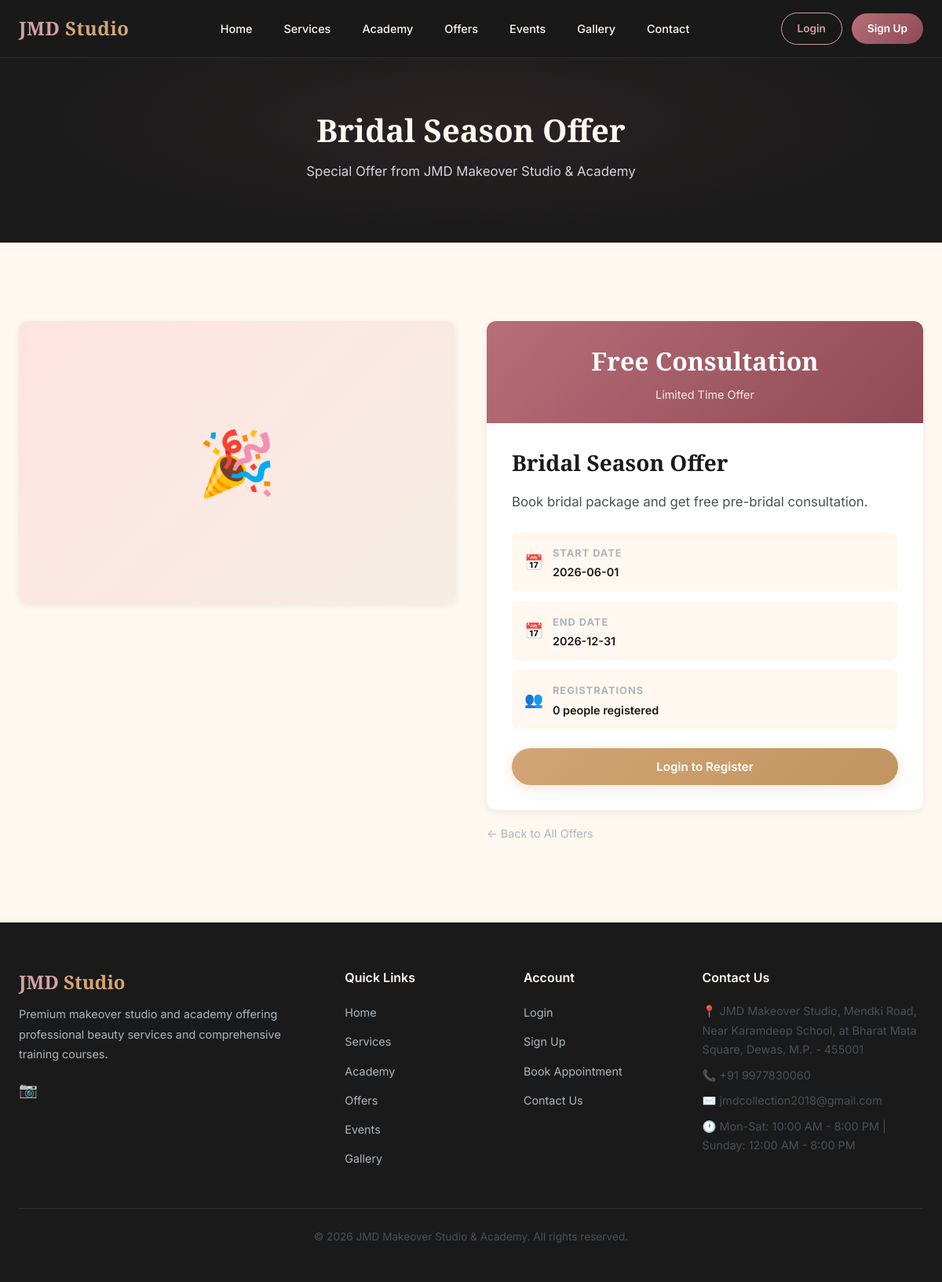
Page /offer/2 on the committed database.
### tables this page shows
CREATE TABLE offers (
        id INTEGER PRIMARY KEY AUTOINCREMENT,
        title TEXT NOT NULL,
        description TEXT,
        discount TEXT,
        start_date TEXT,
        end_date TEXT,
        image TEXT,
        is_active INTEGER DEFAULT 1,
        created_at TIMESTAMP DEFAULT CURRENT_TIMESTAMP
    );

CREATE TABLE site_settings (
    key TEXT PRIMARY KEY,
    value TEXT
);

### app.py (the view)
@app.route('/offer/<int:id>')
def offer_detail(id):
    db = get_db()
    offer = db.execute('SELECT * FROM offers WHERE id = ? AND is_active = 1', (id,)).fetchone()
    if not offer:
        flash('Offer not found.', 'error')
        return redirect(url_for('offers'))
    registrations = db.execute('SELECT COUNT(*) FROM offer_registrations WHERE offer_id = ?', (id,)).fetchone()[0]
    return render_template('offer_detail.html', offer=offer, registrations=registrations)

### app.py (called while the page is built)
def get_db():
    if 'db' not in g:
        g.db = sqlite3.connect(DB_NAME)
        g.db.row_factory = sqlite3.Row
    return g.db

def get_settings():
    db = get_db()
    rows = db.execute('SELECT key, value FROM site_settings').fetchall()
    return {row['key']: row['value'] for row in rows}

@app.context_processor
def inject_user():
    user = None
    unread_count = 0
    if 'user_id' in session:
        db = get_db()
        user = db.execute('SELECT * FROM users WHERE id = ?', (session['user_id'],)).fetchone()
        unread_count = db.execute('SELECT COUNT(*) FROM notifications WHERE user_id = ? AND is_read = 0',
                                  (session['user_id'],)).fetchone()[0]
    settings = get_settings()
    return dict(current_user=user, unread_count=unread_count, site=settings)

### templates/offer_detail.html (shortened to what this page needs)
{% extends 'base.html' %}
{% block content %}
<div class="page-header">
    <div class="container">
        <h1>{{ offer.title }}</h1>
        <p>Special Offer from JMD Makeover Studio & Academy</p>
    </div>
</div>
<section class="section">
    <div class="container">
        <div class="offer-detail-grid" style="display: grid; grid-template-columns: 1fr 1fr; gap: 40px; align-items: start;">
            <div class="card" style="overflow: hidden;">
                <div class="card-image" style="height: 360px;">
                    {% if offer.image %}
                    <img src="{{ url_for('static', filename='uploads/' + offer.image) }}" alt="{{ offer.title }}" style="width:100%;height:100%;object-fit:cover;">
                    {% else %}
                    <div style="width:100%;height:100%;display:flex;align-items:center;justify-content:center;background:linear-gradient(135deg, var(--soft-pink), var(--cream-dark));">
                        <span style="font-size: 5rem;">🎉</span>
                    </div>
                    {% endif %}
                </div>
            </div>
            <div>
                <div class="card" style="padding: 0; overflow: hidden;">
                    <div style="background: linear-gradient(135deg, var(--rose-gold), var(--rose-gold-dark)); padding: 24px 32px; text-align: center;">
                        <span style="font-size: 2rem; font-weight: 700; color: var(--white); font-family: var(--font-heading);">{{ offer.discount }}</span>
                        <p style="color: rgba(255,255,255,0.85); margin: 4px 0 0; font-size: 0.9rem;">Limited Time Offer</p>
                    </div>
                    <div class="card-body" style="padding: 32px;">
                        <h2 style="margin-bottom: 16px; font-size: 1.75rem;">{{ offer.title }}</h2>
                        <p style="font-size: 1.05rem; line-height: 1.8; color: var(--gray-700); margin-bottom: 24px;">{{ offer.description }}</p>
                        <div style="display: flex; flex-direction: column; gap: 12px; margin-bottom: 24px;">
                            <div style="display: flex; align-items: center; gap: 12px; padding: 12px 16px; background: var(--cream); border-radius: var(--radius-sm);">
                                <span style="font-size: 1.2rem;">📅</span>
                                <div>
                                    <strong style="font-size: 0.8rem; color: var(--gray-500); text-transform: uppercase; letter-spacing: 1px;">Start Date</strong>
                                    <p style="margin: 0; font-weight: 600; color: var(--black);">{{ offer.start_date }}</p>
                                </div>
                            </div>
                            <div style="display: flex; align-items: center; gap: 12px; padding: 12px 16px; background: var(--cream); border-radius: var(--radius-sm);">
                                <span style="font-size: 1.2rem;">📅</span>
                                <div>
                                    <strong style="font-size: 0.8rem; color: var(--gray-500); text-transform: uppercase; letter-spacing: 1px;">End Date</strong>
                                    <p style="margin: 0; font-weight: 600; color: var(--black);">{{ offer.end_date }}</p>
                                </div>
                            </div>
                            <div style="display: flex; align-items: center; gap: 12px; padding: 12px 16px; background: var(--cream); border-radius: var(--radius-sm);">
                                <span style="font-size: 1.2rem;">👥</span>
                                <div>
                                    <strong style="font-size: 0.8rem; color: var(--gray-500); text-transform: uppercase; letter-spacing: 1px;">Registrations</strong>
                                    <p style="margin: 0; font-weight: 600; color: var(--black);">{{ registrations }} people registered</p>
                                </div>
                            </div>
                        </div>
                        {% if current_user %}
                        <form action="{{ url_for('register_offer', id=offer.id) }}" method="POST">
                            <button type="submit" class="btn btn-gold btn-block" style="padding: 16px;">🎉 Register for This Offer</button>
                        </form>
                        {% else %}
                        <a href="{{ url_for('login') }}" class="btn btn-gold btn-block" style="padding: 16px;">Login to Register</a>
                        {% endif %}
                    </div>
                </div>
                <div class="mt-2">
                    <a href="{{ url_for('offers') }}" style="color: var(--gray-500); font-size: 0.9rem;">← Back to All Offers</a>
                </div>
            </div>
        </div>
    </div>
</section>
{% endblock %}

### templates/base.html (shortened to what this page needs)
<!DOCTYPE html>
<html lang="en">
<head>
    <link rel="stylesheet" href="{{ url_for('static', filename='css/style.css') }}">
</head>
<body>
    <nav class="navbar" id="navbar">
        <div class="container">
            <a href="{{ url_for('home') }}" class="nav-brand">
                <span class="logo-text">JMD <span>Studio</span></span>
            </a>
            <ul class="nav-links" id="nav-links">
                <li><a href="{{ url_for('home') }}" class="{% if request.endpoint == 'home' %}active{% endif %}">Home</a></li>
                <li><a href="{{ url_for('services') }}" class="{% if request.endpoint == 'services' %}active{% endif %}">Services</a></li>
                <li><a href="{{ url_for('academy') }}" class="{% if request.endpoint == 'academy' %}active{% endif %}">Academy</a></li>
                <li><a href="{{ url_for('offers') }}" class="{% if request.endpoint == 'offers' %}active{% endif %}">Offers</a></li>
                <li><a href="{{ url_for('events') }}" class="{% if request.endpoint in ['events', 'event_detail'] %}active{% endif %}">Events</a></li>
                <li><a href="{{ url_for('gallery') }}" class="{% if request.endpoint == 'gallery' %}active{% endif %}">Gallery</a></li>
                <li><a href="{{ url_for('contact') }}" class="{% if request.endpoint == 'contact' %}active{% endif %}">Contact</a></li>
            </ul>
            <div class="nav-auth" id="nav-auth">
                {% if current_user %}
                    <a href="{{ url_for('user_dashboard') }}" class="btn-nav btn-nav-outline">Dashboard</a>
                    <a href="{{ url_for('logout') }}" class="btn-nav btn-nav-solid">Logout</a>
                {% else %}
                    <a href="{{ url_for('login') }}" class="btn-nav btn-nav-outline">Login</a>
                    <a href="{{ url_for('signup') }}" class="btn-nav btn-nav-solid">Sign Up</a>
                {% endif %}
            </div>
        </div>
    </nav>
    <main>
        {% block content %}{% endblock %}
    </main>
    {% block footer %}
    <footer class="footer">
        <div class="container">
            <div class="footer-grid">
                <div class="footer-brand">
                    <h3>JMD <span>Studio</span></h3>
                    <p>{{ site.get('about_text', 'Premium makeover studio and academy.') }}</p>
                    {% if site.get('instagram') or site.get('facebook') or site.get('youtube') %}
                    <div style="margin-top: 12px; display: flex; gap: 12px;">
                        {% if site.get('instagram') %}<a href="{{ site.instagram }}" target="_blank" style="color: var(--rose-gold); font-size: 1.2rem;">📷</a>{% endif %}
                    </div>
                    {% endif %}
                </div>
                <div>
                    <h4>Quick Links</h4>
                    <ul class="footer-links">
                        <li><a href="{{ url_for('home') }}">Home</a></li>
                        <li><a href="{{ url_for('services') }}">Services</a></li>
                        <li><a href="{{ url_for('academy') }}">Academy</a></li>
                        <li><a href="{{ url_for('offers') }}">Offers</a></li>
                        <li><a href="{{ url_for('events') }}">Events</a></li>
                        <li><a href="{{ url_for('gallery') }}">Gallery</a></li>
                    </ul>
                </div>
                <div>
                    <h4>Account</h4>
                    <ul class="footer-links">
                        <li><a href="{{ url_for('login') }}">Login</a></li>
                        <li><a href="{{ url_for('signup') }}">Sign Up</a></li>
                        <li><a href="{{ url_for('book_appointment') }}">Book Appointment</a></li>
                        <li><a href="{{ url_for('contact') }}">Contact Us</a></li>
                    </ul>
                </div>
                <div class="footer-contact">
                    <h4>Contact Us</h4>
                    <p>📍 {{ site.get('address', 'JMD Makeover Studio') }}</p>
                    <p>📞 {{ site.get('phone', '+91 98765 43210') }}</p>
                    <p>✉️ {{ site.get('email', 'info@jmdstudio.com') }}</p>
                    <p>🕐 {{ site.get('working_hours', 'Mon-Sat: 10AM - 8PM') }}</p>
                </div>
            </div>
            <div class="footer-bottom">
                <p>&copy; 2026 {{ site.get('studio_name', 'JMD Makeover Studio & Academy') }}. All rights reserved.</p>
            </div>
        </div>
    </footer>
    {% endblock %}
</body>
</html>

### rows in the picture
offers: title "Bridal Season Offer", discount "Free Consultation", description "Book bridal package and get free pre-bridal consultation.", start_date "2026-06-01", end_date "2026-12-31"
site_settings: get "Premium makeover studio and academy offering professional beauty services and comprehensive training courses."
site_settings: get "JMD Makeover Studio, Mendki Road, Near Karamdeep School, at Bharat Mata Square, Dewas, M.P. - 455001"
site_settings: get "+91 9977830060"
site_settings: get "jmdcollection2018@gmail.com"
site_settings: get "Mon-Sat: 10:00 AM - 8:00 PM | Sunday: 12:00 AM - 8:00 PM"
site_settings: get "JMD Makeover Studio & Academy"

### other values in the picture
{{ registrations }} "0"
